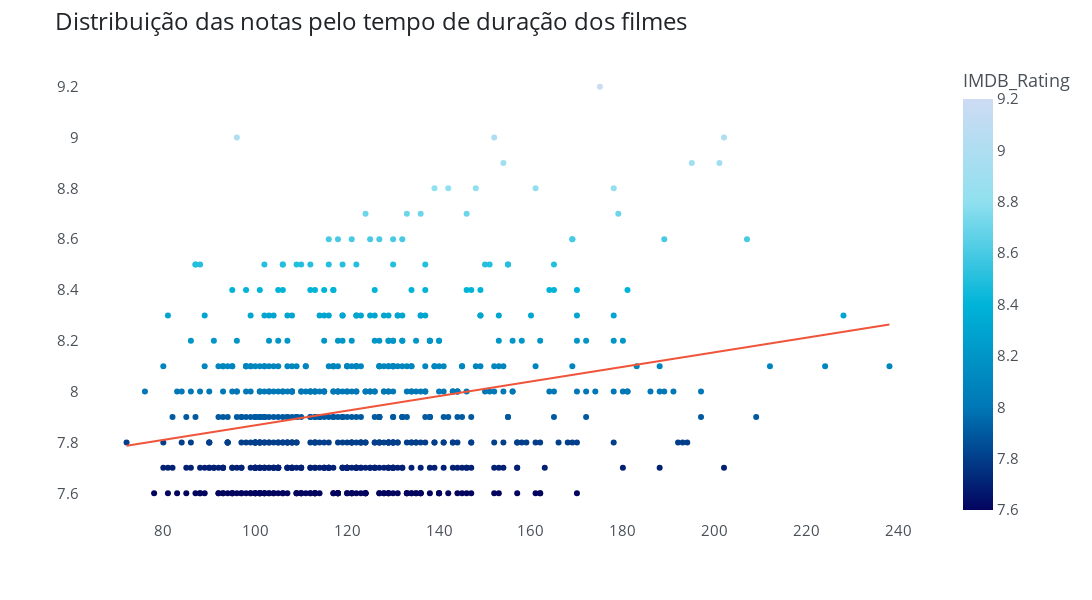

The notebook cell saved with this chart:
### Code cell
fig = px.scatter(df, x = 'Runtime', y = 'IMDB_Rating', trendline='ols', color = 'IMDB_Rating', color_continuous_scale = [AZUL1, AZUL2, AZUL3, AZUL4, AZUL5])

fig.update_layout(width=1300, height=600, font_size=15, font_color=CINZA2, title_font_color=CINZA1, title_font_size=24, 
                  title_text='Distribuição das notas pelo tempo de duração dos filmes',
                  xaxis_title='', yaxis_title='', plot_bgcolor='white')

fig.update_traces( hovertemplate = '<b>Duração:</b> %{x} min<br> <b>Rating:</b> %{y}')
fig.show()

### Figure 1 — Plotly figure (JSON) as saved in the notebook; plotly's stock layout.template omitted (floating-point values rounded to 4 significant figures; data arrays with more than 128 entries replaced by an {"elided": "..."} marker saying what was removed)
{"data": [{"hovertemplate": "<b>Duração:</b> %{x} min<br> <b>Rating:</b> %{y}", "legendgroup": "", "marker": {"color": {"elided": "713 float values"}, "coloraxis": "coloraxis", "symbol": "circle"}, "mode": "markers", "name": "", "orientation": "v", "showlegend": false, "type": "scatter", "x": {"elided": "713 int values"}, "xaxis": "x", "y": {"elided": "713 float values"}, "yaxis": "y"}, {"hovertemplate": "<b>Duração:</b> %{x} min<br> <b>Rating:</b> %{y}", "legendgroup": "", "marker": {"symbol": "circle"}, "mode": "lines", "name": "", "showlegend": false, "type": "scatter", "x": {"elided": "713 int values"}, "xaxis": "x", "y": {"elided": "713 float values"}, "yaxis": "y"}], "layout": {"coloraxis": {"colorbar": {"title": {"text": "IMDB_Rating"}}, "colorscale": [[0, "#03045e"], [0.25, "#0077b6"], [0.5, "#00b4d8"], [0.75, "#90e0ef"], [1, "#CDDBF3"]]}, "font": {"color": "#495057", "size": 15}, "height": 600, "legend": {"tracegroupgap": 0}, "margin": {"t": 60}, "plot_bgcolor": "white", "title": {"font": {"color": "#212529", "size": 24}, "text": "Distribuição das notas pelo tempo de duração dos filmes"}, "width": 1300, "xaxis": {"anchor": "y", "domain": [0, 1], "title": {"text": ""}}, "yaxis": {"anchor": "x", "domain": [0, 1], "title": {"text": ""}}}}
